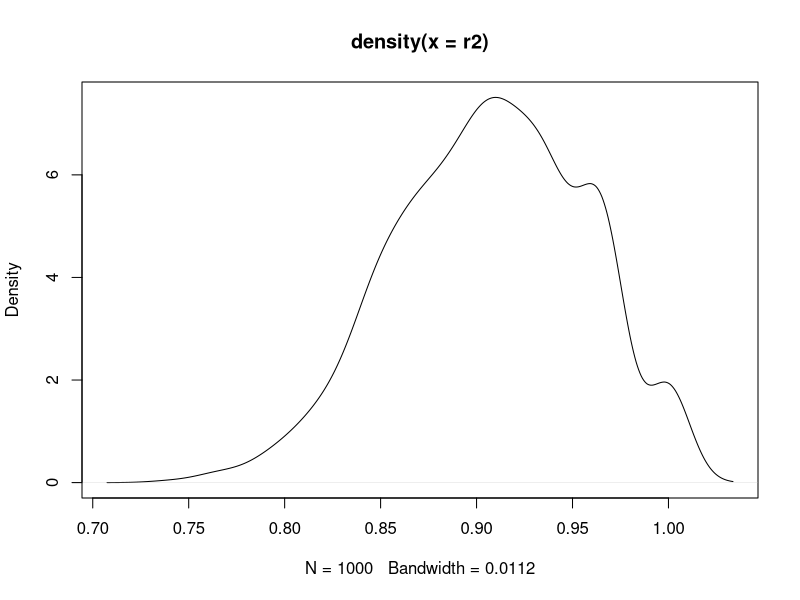
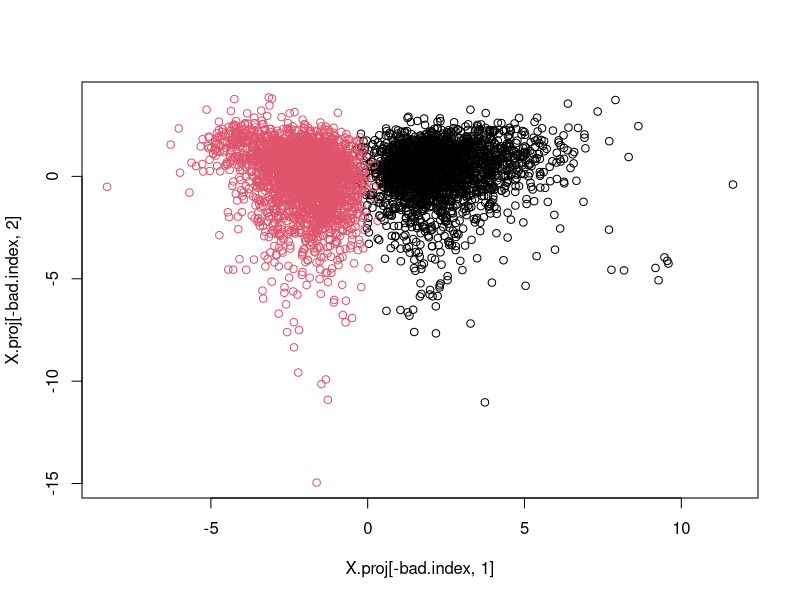

R code for these plots, in order:
library(lattice)
library(e1071)
set.seed(123)
online.news.popularity <- read.csv(file="new_sample_OnlineNewsPopularity.csv",head=TRUE,sep=",")

normalize <- function(x) {
  y <- (x - min(x))/(max(x) - min(x))
  y
}

###################################################
### 1. Build multiple linear regression         ###
###################################################
n <- ncol(online.news.popularity)
data <- online.news.popularity[,-c(1,2,n)]
data <- transform(data, num_hrefs = log(num_hrefs), num_self_hrefs = log(num_self_hrefs),
                  self_reference_avg_sharess = log(self_reference_avg_sharess),
                  shares = log(shares), n_tokens_content = log(n_tokens_content))
data[data == -Inf] = -4000
data.nrm <- as.data.frame(apply(data, MARGIN = 2, normalize))



min.model <- lm(num_hrefs~1, data=data)
max.model <- lm(num_hrefs~., data=data)
bidir.model <- step(min.model,  scope=list(upper=max.model), data = data, direction = "both", trace = 0)

min.model.nrm <- lm(num_hrefs~1, data=data.nrm)
max.model.nrm <- lm(num_hrefs~., data=data.nrm)
bidir.model.nrm <- step(min.model.nrm,  scope=list(upper=max.model.nrm), data = data.nrm, direction = "both", trace = 0)

summary(bidir.model)
summary(bidir.model.nrm)

# fwd.model <- step(min.model,  scope=list(lower=min.model, upper=max.model), direction = "forward", trace = 0)
# bcwd.model <- step(max.model,  data = data, direction = "backward", trace = 0)
# summary(fwd.model)
# summary(bcwd.model)

##############################################
### 2. Determinacy coefficient, its CI     ###
##############################################

alpha = 0.95
mr <- summary(bidir.model)

get.R2.distribution <- function(data, num_iterations, bs_sample_size) {
  sapply(1:num_iterations, function(n) {
    indices <- sample(1:(nrow(data)), bs_sample_size, replace = TRUE)
    bs.data <- data[indices,]
    mr <- lm(num_hrefs ~ n_tokens_content + num_self_hrefs + n_unique_tokens + 
         global_rate_positive_words + timedelta + avg_positive_polarity + 
         average_token_length + data_channel_is_entertainment, data = bs.data)
    summary(mr)$adj.r.squared
  })
}

r2 <- get.R2.distribution(data, 1000,1000)
plot(density(r2))

CI_R2 <- c(quantile(r2, probs = (1 - alpha)/2), 
           quantile(r2, probs = (1 + alpha)/2))

CI_R2
mr$adj.r.squared

#############################################
### 3. Linear, Fisher discriminant rule   ###
#############################################

n <- ncol(online.news.popularity)
data <- online.news.popularity[,-c(1,2,n)]
data <- subset(data, n_tokens_content > 0)

data <- apply(data, MARGIN = 2,  function(x) {
  y <- (x - mean(x))/sd(x)
  y
})

s <- svd(data)
u <- s$u[,1:2]
v <- s$v[,1:2]
X.proj <- data %*% v
data <- data.frame(data)

colnames(data)[25:29]
# 1  -  strongly negative articles
# 2  -  strongly positive articles
# 3  -  neutral articles
label <- ifelse(data[,25] < 0 & data[,26] < 0 & data[,27] > 0 & data[,28] < 0 & data[,29] > 0,1,
        ifelse(data[,25] > 0 & data[,26] > 0 & data[,27] < 0 & data[,28] > 0 & data[,29] < 0, 2, 3))
bad.index <- which(label == 3)

plot(X.proj[-bad.index,1], X.proj[-bad.index,2], col = label[-bad.index])


















